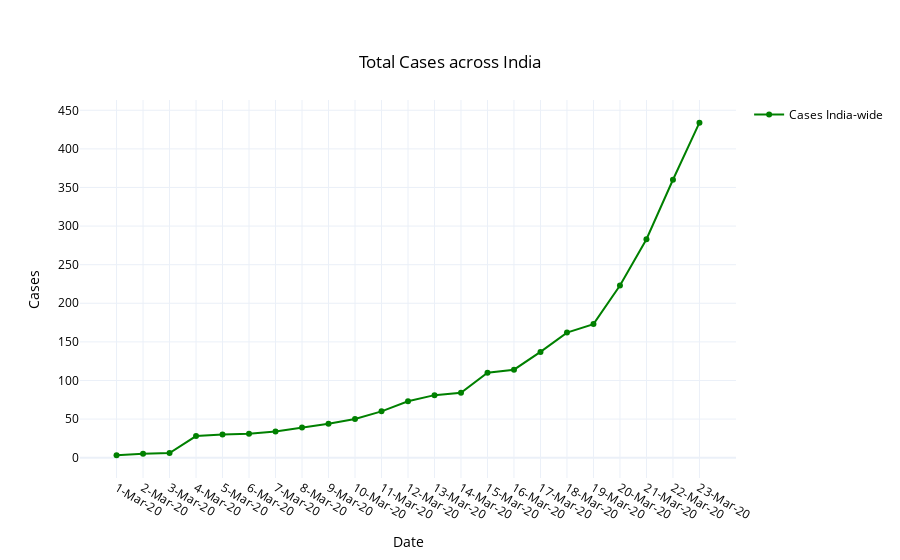

Notebook code cell kept with this figure:
### Markdown cell above
## Data Across India

### Code cell
fig = go.Figure(data=go.Scatter(x=df2['DATE'], y=df2['TOTAL_CASES'], name='Cases India-wide', mode='lines+markers', line_color='green'))
fig.update_layout(
    showlegend=True,
    title= {
        'text': 'Total Cases across India',
        'y':0.9,
        'x':0.5,
        'xanchor': 'center',
        'yanchor': 'top'
    },
    
    xaxis_title="Date",
    yaxis_title="Cases",
    template='plotly_white',
    font=dict(
        color="black"
    )
)
fig.show()

### Figure 1 — Plotly figure (JSON) as saved in the notebook; plotly's stock layout.template omitted (floating-point values rounded to 4 significant figures)
{"data": [{"line": {"color": "green"}, "mode": "lines+markers", "name": "Cases India-wide", "type": "scatter", "x": ["1-Mar-20", "2-Mar-20", "3-Mar-20", "4-Mar-20", "5-Mar-20", "6-Mar-20", "7-Mar-20", "8-Mar-20", "9-Mar-20", "10-Mar-20", "11-Mar-20", "12-Mar-20", "13-Mar-20", "14-Mar-20", "15-Mar-20", "16-Mar-20", "17-Mar-20", "18-Mar-20", "19-Mar-20", "20-Mar-20", "21-Mar-20", "22-Mar-20", "23-Mar-20"], "y": [3, 5, 6, 28, 30, 31, 34, 39, 44, 50, 60, 73, 81, 84, 110, 114, 137, 162, 173, 223, 283, 360, 434]}], "layout": {"font": {"color": "black"}, "showlegend": true, "title": {"text": "Total Cases across India", "x": 0.5, "xanchor": "center", "y": 0.9, "yanchor": "top"}, "xaxis": {"title": {"text": "Date"}}, "yaxis": {"title": {"text": "Cases"}}}}
